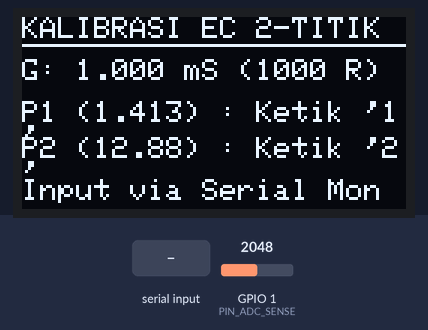
Simulated run of this sketch. Board: ESP32-S3. Shown: 128×64 one-colour display. The inputs (shaded band) are chosen by the test bench; at power-on: GPIO 1 (PIN_ADC_SENSE) = 2048 (analog values on the 0–4095 scale). What the sketch prints to the serial monitor is not drawn.

Above: at 2.2 s.
2.3 s: GPIO 1 (PIN_ADC_SENSE) set to 28
At 3.6 s:
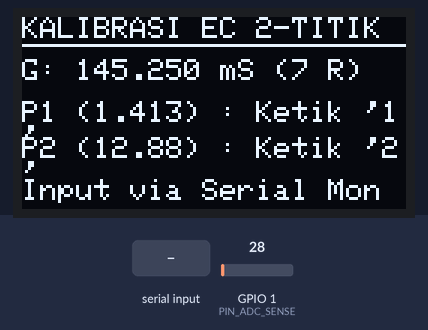
4.0 s: GPIO 1 (PIN_ADC_SENSE) set to 23
At 6.0 s:
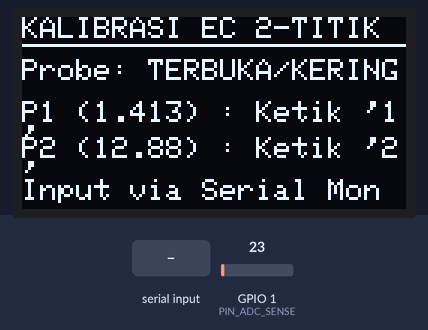
9.2 s: GPIO 1 (PIN_ADC_SENSE) set to 491
At 11.6 s:
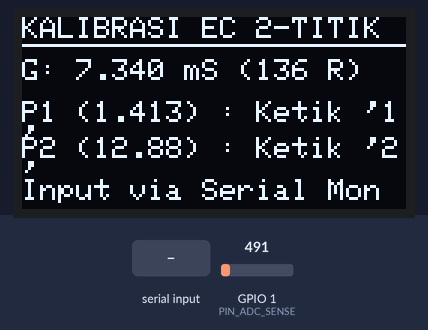
11.9 s: "2" received over Serial
At 14.2 s:
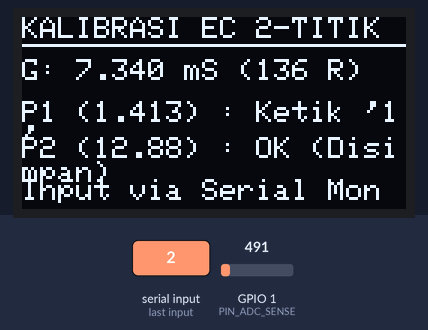
14.5 s: "1" received over Serial
At 16.8 s:
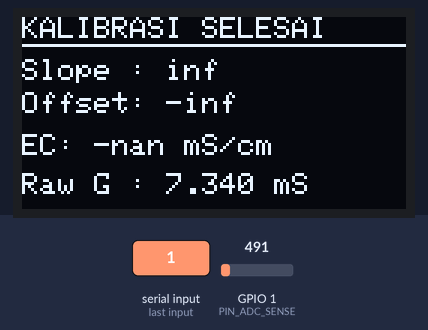
Timing chart, 0 to 18.2 s (numbered marks = the images above; inputs shaded):
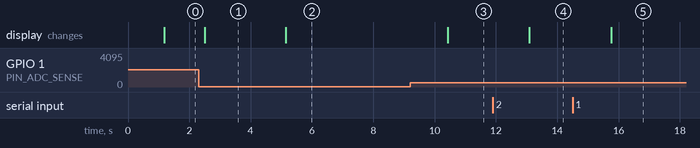

The sketch:

main-kalibrasi-ec.ino
```cpp
#include <Arduino.h>
#include <Wire.h>
#include <Adafruit_GFX.h>
#include <Adafruit_SSD1306.h>

// ==========================================
// DEFINISI PIN & LAYAR OLED (ESP32-S3)
// ==========================================
#define OLED_SDA        8
#define OLED_SCL        9
#define SCREEN_WIDTH    128
#define SCREEN_HEIGHT   64
#define OLED_RESET      -1
#define SCREEN_ADDRESS  0x3C

Adafruit_SSD1306 display(SCREEN_WIDTH, SCREEN_HEIGHT, &Wire, OLED_RESET);

// Definisi Pin Sensor EC
#define PIN_DRIVE_A     4
#define PIN_DRIVE_B     5
#define PIN_ADC_SENSE   1

// Parameter Sirkuit & Acuan Standar
const float R_REF = 1000.0;     // Resistor divider 1k Ohm
const float V_IN = 3.3;          // Tegangan logika ESP32-S3
const float EC_STD_LOW = 1.413;  // Titik 1: Larutan 1.413 mS/cm
const float EC_STD_HIGH = 12.88; // Titik 2: Larutan 12.880 mS/cm

// Variabel Penampung Nilai Konduktansi & Kalibrasi
float gLow = 0.0;
float gHigh = 0.0;
bool lowDone = false;
bool highDone = false;
float calSlope = 0.0;
float calOffset = 0.0;

float readConductanceMilliSiemens() {
  const int SAMPLES = 40;
  float totalVoltage = 0.0;

  for (int i = 0; i < SAMPLES; i++) {
    // Fase eksitasi AC bolak-balik
    digitalWrite(PIN_DRIVE_A, HIGH);
    digitalWrite(PIN_DRIVE_B, LOW);
    delayMicroseconds(120);

    int rawADC = analogRead(PIN_ADC_SENSE);
    float vOut = (rawADC / 4095.0) * V_IN;

    digitalWrite(PIN_DRIVE_A, LOW);
    digitalWrite(PIN_DRIVE_B, HIGH);
    delayMicroseconds(120);

    digitalWrite(PIN_DRIVE_A, LOW);
    digitalWrite(PIN_DRIVE_B, LOW);
    delay(2);

    totalVoltage += vOut;
  }

  float avgVout = totalVoltage / SAMPLES;

  // Proteksi di luar batas cairan
  if (avgVout >= (V_IN - 0.05) || avgVout <= 0.02) {
    return -1.0;
  }

  // R_cairan = R_REF * (V_out / (V_in - V_out))
  float rLiquid = R_REF * (avgVout / (V_IN - avgVout));

  // Konduktansi G (miliSiemens) = (1 / R) * 1000
  return (1000.0 / rLiquid);
}

void updateOled(float currentG) {
  display.clearDisplay();
  display.setTextSize(1);
  display.setTextColor(SSD1306_WHITE);

  if (!lowDone || !highDone) {
    // Tampilan Saat Proses Kalibrasi Berjalan
    display.setCursor(0, 0);
    display.println("KALIBRASI EC 2-TITIK");
    display.drawLine(0, 9, 128, 9, SSD1306_WHITE);

    display.setCursor(0, 14);
    if (currentG < 0) {
      display.println("Probe: TERBUKA/KERING");
    } else {
      display.printf("G: %.3f mS (%.0f R)\n", currentG, (1000.0 / currentG));
    }

    display.setCursor(0, 28);
    display.printf("P1 (1.413) : %s\n", lowDone ? "OK (Disimpan)" : "Ketik '1'");

    display.setCursor(0, 40);
    display.printf("P2 (12.88) : %s\n", highDone ? "OK (Disimpan)" : "Ketik '2'");

    display.setCursor(0, 54);
    display.println("Input via Serial Mon");
  } else {
    // Tampilan Setelah Kedua Titik Berhasil Disimpan
    display.setCursor(0, 0);
    display.println("KALIBRASI SELESAI");
    display.drawLine(0, 9, 128, 9, SSD1306_WHITE);

    display.setCursor(0, 14);
    display.printf("Slope : %.4f\n", calSlope);
    display.setCursor(0, 25);
    display.printf("Offset: %.4f\n", calOffset);

    display.setCursor(0, 39);
    if (currentG > 0) {
      float liveEC = (calSlope * currentG) + calOffset;
      display.printf("EC: %.3f mS/cm\n", liveEC);
    } else {
      display.println("EC: -- (Di Udara)");
    }

    display.setCursor(0, 52);
    display.printf("Raw G : %.3f mS\n", currentG > 0 ? currentG : 0.0);
  }

  display.display();
}

void setup() {
  Serial.begin(115200);

  // Inisialisasi OLED SSD1306
  Wire.begin(OLED_SDA, OLED_SCL);
  if (!display.begin(SSD1306_SWITCHCAPVCC, SCREEN_ADDRESS)) {
    Serial.println("[ERROR] Layar OLED SSD1306 tidak terdeteksi!");
  }

  display.clearDisplay();
  display.setTextColor(SSD1306_WHITE);
  display.setTextSize(1);
  display.setCursor(0, 20);
  display.println("Siap Kalibrasi EC...");
  display.display();
  delay(1000);

  pinMode(PIN_DRIVE_A, OUTPUT);
  pinMode(PIN_DRIVE_B, OUTPUT);
  pinMode(PIN_ADC_SENSE, INPUT);

  digitalWrite(PIN_DRIVE_A, LOW);
  digitalWrite(PIN_DRIVE_B, LOW);

  analogReadResolution(12);
  analogSetAttenuation(ADC_11db);

  Serial.println("\n=== KALIBRASI 2 TITIK SENSOR EC (ESP32-S3) ===");
  Serial.println("Perintah:");
  Serial.println("Ketik '1' : Catat data Buffer 1.413 mS/cm");
  Serial.println("Ketik '2' : Catat data Buffer 12.880 mS/cm");
  Serial.println("----------------------------------------------");
}

void loop() {
  float currentG = readConductanceMilliSiemens();

  // Monitor nilai pembacaan waktu nyata di Serial
  if (currentG < 0) {
    Serial.println("[Status] Probe Terbuka / Udara Kering");
  } else {
    float rEq = 1000.0 / currentG;
    Serial.printf("Terkoneksi -> R: %.1f Ohm | Konduktansi: %.4f mS\n", rEq, currentG);
  }

  // Menangani input Serial untuk titik kalibrasi
  if (Serial.available() > 0) {
    char cmd = Serial.read();

    if (cmd == '1') {
      if (currentG > 0) {
        gLow = currentG;
        lowDone = true;
        Serial.printf("\n>>> Titik 1 TERSIMPAN: G_low = %.4f mS (Ref: %.3f mS/cm) <<<\n\n", gLow, EC_STD_LOW);
      } else {
        Serial.println("\n[ERROR] Probe belum terendam di larutan 1.413 mS/cm!\n");
      }
    }
    else if (cmd == '2') {
      if (currentG > 0) {
        gHigh = currentG;
        highDone = true;
        Serial.printf("\n>>> Titik 2 TERSIMPAN: G_high = %.4f mS (Ref: %.3f mS/cm) <<<\n\n", gHigh, EC_STD_HIGH);
      } else {
        Serial.println("\n[ERROR] Probe belum terendam di larutan 12.88 mS/cm!\n");
      }
    }

    // Jika kedua titik telah tercatat, hitung koefisien regresi
    if (lowDone && highDone) {
      calSlope = (EC_STD_HIGH - EC_STD_LOW) / (gHigh - gLow);
      calOffset = EC_STD_LOW - (calSlope * gLow);

      Serial.println("\n==========================================");
      Serial.println("       HASIL KALIBRASI DUA TITIK          ");
      Serial.println("==========================================");
      Serial.printf("Konstanta Sel Efektif : %.4f\n", calSlope);
      Serial.printf("Offset ADC / Galat    : %.4f mS/cm\n", calOffset);
      Serial.println("------------------------------------------");
      Serial.println("Salin baris berikut ke firmware utama:");
      Serial.printf("const float CAL_SLOPE  = %.6f;\n", calSlope);
      Serial.printf("const float CAL_OFFSET = %.6f;\n", calOffset);
      Serial.println("==========================================\n");
    }
  }

  // Perbarui tampilan layar OLED
  updateOled(currentG);

  delay(1200);
}
```

Measured:
- the behaviour switches between 25 and 24 on GPIO 1 (PIN_ADC_SENSE) (found by bisection; images 1 and 2)
- after the input at 2.3 s, the display: changes after 0.21 s (image 1)
- after the input at 4.0 s, the display: changes after 1.2 s (image 2)
- after the input at 9.2 s, the display: changes after 1.2 s (image 3)
- after the input at 11.9 s, the display: changes after 1.2 s (image 4)
- after the input at 14.5 s, the display: changes after 1.3 s (image 5)
